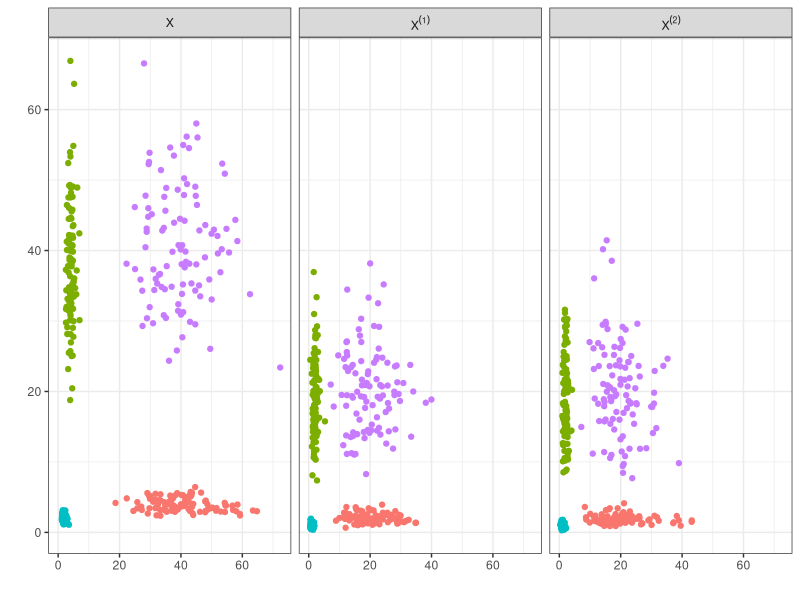

Recreate this plot in R.
library(dplyr)
library(tidyr)
library(ggplot2)

set.seed(1234)

# Function to data thin from a Gamma(alpha, beta) distribution where alpha is the shape parameter
gammasplit <- function(data, epsilon, shape) {
  X <- matrix(nrow=dim(data)[1], ncol=dim(data)[2])
  Y <- matrix(nrow=dim(data)[1], ncol=dim(data)[2])
  n <- length(data)
  
  X[] <- rbeta(n, epsilon*shape, (1-epsilon)*shape)
  X <- X * data
  Y <- data - X
  
  return(list(Xtr = X, Xte = Y))
}

# Generate Gamma cluster data
## Number of data points per cluster
n <- 100
## Number of dimensions
d <- 2
## Number of clusters
ncluster <- 4

## Gamma parameters for the "small d, small K" setting
pars <- data.frame(lambda = c(20,20,20,20,20,20,20,20), 
                   theta = c(0.5,5,5,0.5,10,10,0.5,0.5))
lambda <- matrix(rep(pars$lambda,n), nrow=ncluster*n, ncol=d, byrow=TRUE)
theta <- matrix(rep(pars$theta,n), nrow=ncluster*n, ncol=d, byrow=TRUE)

## Generate the data
X <- matrix(0, nrow=ncluster*n, ncol=d)
X[] <- rgamma(n*d*ncluster, shape=lambda, rate=theta)

# Data thin the Gamma data with epsilon=0.5
Xdt <- gammasplit(X, epsilon=0.5, shape=lambda)
Xall <- bind_rows(
  as_tibble(X) %>% mutate(dataset="X"),
  as_tibble(purrr::map_dfr(Xdt, ~as.data.frame(.x), .id="dataset"))
) %>% 
  mutate(dataset = case_when(
    dataset == "Xte" ~ "X^{(2)}",
    dataset == "Xtr" ~ "X^{(1)}",
    TRUE ~ "X"
  ))


# Create and display the plot
p <- Xall %>% 
  mutate(g = as.factor(rep(c(1:ncluster), n*3))) %>%
  ggplot(aes(x=V1, y=V2, colour=g)) +
  geom_point() +
  facet_wrap(~dataset, labeller = label_parsed) +
  xlab("") + ylab("") +
  theme_bw() + 
  theme(legend.position = "none")

p
